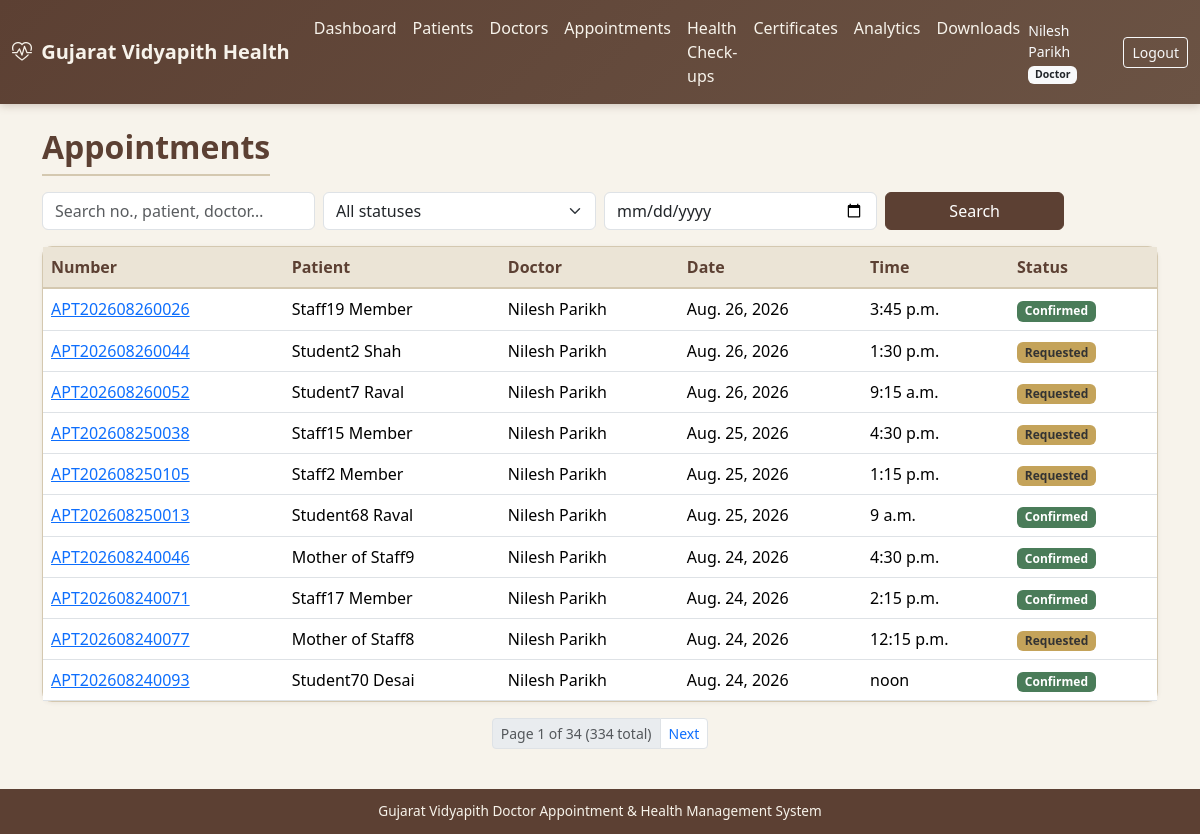
The page /appointments/ (signed in) on the database as committed earlier.
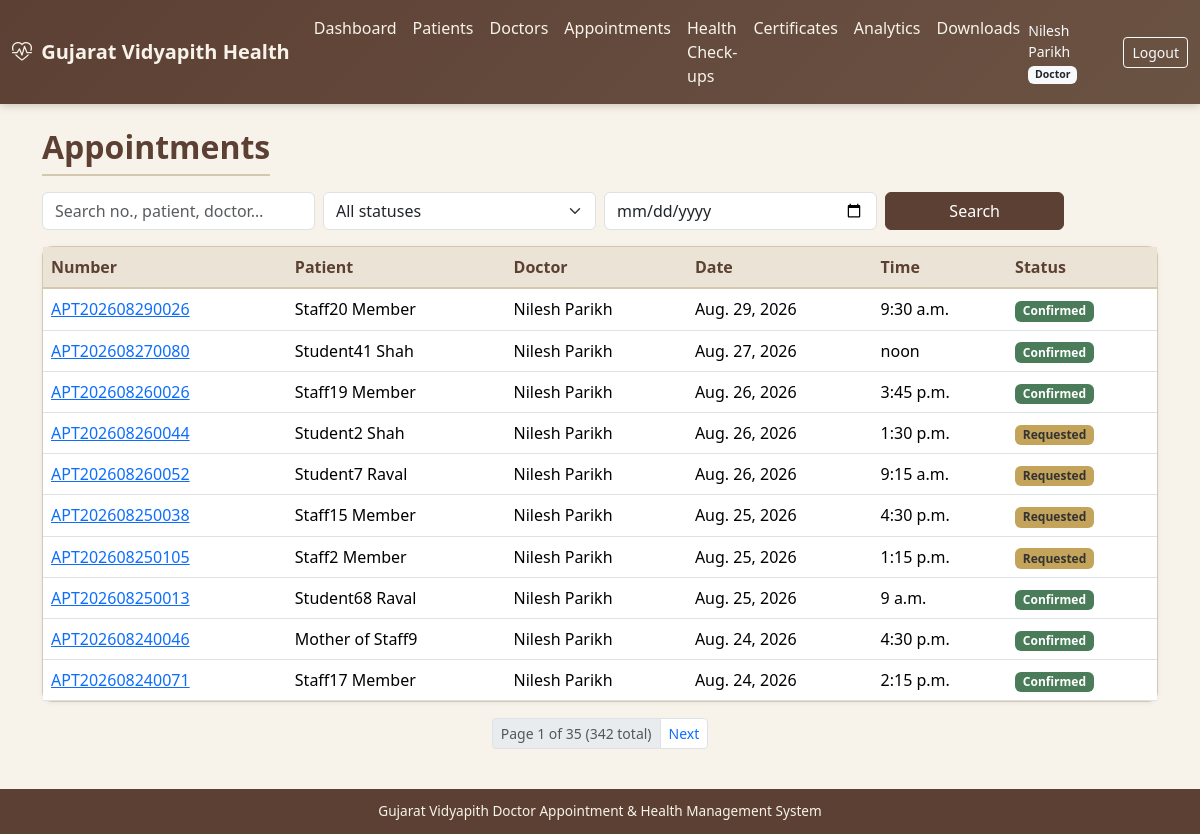
The same page on the database as committed later.
### appointments/models.py (models this page shows, shortened)
class Appointment(models.Model):
    STATUS_REQUESTED = 'requested'
    STATUS_CONFIRMED = 'confirmed'
    STATUS_IN_CONSULTATION = 'in_consultation'
    STATUS_COMPLETED = 'completed'
    STATUS_CANCELLED = 'cancelled'
    STATUS_RESCHEDULED = 'rescheduled'
    STATUS_NO_SHOW = 'no_show'
    STATUS_CHOICES = [
        (STATUS_REQUESTED, 'Requested'),
        (STATUS_CONFIRMED, 'Confirmed'),
        (STATUS_IN_CONSULTATION, 'In Consultation'),
        (STATUS_COMPLETED, 'Completed'),
        (STATUS_CANCELLED, 'Cancelled'),
        (STATUS_RESCHEDULED, 'Rescheduled'),
        (STATUS_NO_SHOW, 'No-show'),
    ]
    appointment_number = models.CharField(max_length=30, unique=True, db_index=True)
    patient = models.ForeignKey(Patient, on_delete=models.CASCADE, related_name='appointments')
    doctor = models.ForeignKey(Doctor, on_delete=models.CASCADE, related_name='appointments')
    appointment_date = models.DateField(db_index=True)
    appointment_time = models.TimeField()
    status = models.CharField(max_length=20, choices=STATUS_CHOICES, default=STATUS_REQUESTED, db_index=True)
    reason = models.CharField(max_length=300, blank=True)
    notes = models.TextField(blank=True)
    cancelled_reason = models.CharField(max_length=300, blank=True)
    created_by = models.ForeignKey(
        settings.AUTH_USER_MODEL, on_delete=models.SET_NULL, null=True, blank=True, related_name='appointments_created'
    )
    created_at = models.DateTimeField(auto_now_add=True)
    updated_at = models.DateTimeField(auto_now=True)
    class Meta:
        ordering = ['-appointment_date', '-appointment_time']
        indexes = [
            models.Index(fields=['doctor', 'appointment_date', 'appointment_time']),
            models.Index(fields=['patient', 'appointment_date']),
        ]
        constraints = [
            models.UniqueConstraint(
                fields=['doctor', 'appointment_date', 'appointment_time'],
                condition=models.Q(status__in=['requested', 'confirmed', 'in_consultation']),
                name='unique_active_doctor_slot',
            )
        ]

### patients/models.py (models this page shows, shortened)
class Patient(models.Model):
    CATEGORY_STUDENT = 'student'
    CATEGORY_STAFF = 'staff'
    CATEGORY_STAFF_FAMILY = 'staff_family'
    CATEGORY_CHOICES = [
        (CATEGORY_STUDENT, 'Student'),
        (CATEGORY_STAFF, 'University Staff'),
        (CATEGORY_STAFF_FAMILY, 'Staff Family Member'),
    ]
    patient_id = models.CharField(max_length=30, unique=True, db_index=True)
    user = models.OneToOneField(
        settings.AUTH_USER_MODEL,
        on_delete=models.SET_NULL,
        null=True,
        blank=True,
        related_name='patient_profile',
    )
    category = models.CharField(max_length=20, choices=CATEGORY_CHOICES, db_index=True)
    name = models.CharField(max_length=150, db_index=True)
    gender = models.CharField(
        max_length=10,
        choices=[('Male', 'Male'), ('Female', 'Female'), ('Other', 'Other')],
        blank=True,
    )
    date_of_birth = models.DateField(null=True, blank=True)
    email = models.EmailField(blank=True, db_index=True)
    mobile = models.CharField(max_length=15, blank=True, db_index=True)
    address = models.TextField(blank=True)
    blood_group = models.CharField(max_length=5, blank=True)
    emergency_contact = models.CharField(max_length=15, blank=True)
    status = models.CharField(
        max_length=20,
        choices=[('Active', 'Active'), ('Inactive', 'Inactive')],
        default='Active',
    )
    created_at = models.DateTimeField(auto_now_add=True)
    updated_at = models.DateTimeField(auto_now=True)
    created_by = models.ForeignKey(
        settings.AUTH_USER_MODEL,
        on_delete=models.SET_NULL,
        null=True,
        blank=True,
        related_name='patients_created',
    )
    class Meta:
        ordering = ['name']
        indexes = [
            models.Index(fields=['name', 'mobile']),
            models.Index(fields=['category', 'status']),
        ]

### doctors/models.py (models this page shows, shortened)
class Doctor(models.Model):
    doctor_id = models.CharField(max_length=30, unique=True)
    user = models.OneToOneField(
        settings.AUTH_USER_MODEL,
        on_delete=models.SET_NULL,
        null=True,
        blank=True,
        related_name='doctor_profile',
    )
    name = models.CharField(max_length=150)
    gender = models.CharField(
        max_length=10,
        choices=[('Male', 'Male'), ('Female', 'Female'), ('Other', 'Other')],
        blank=True,
    )
    qualification = models.CharField(max_length=200, blank=True)
    medical_system = models.ForeignKey(
        MedicalSystem, on_delete=models.SET_NULL, null=True, blank=True, related_name='doctors'
    )
    specialization = models.ForeignKey(
        Specialization, on_delete=models.SET_NULL, null=True, related_name='doctors'
    )
    department = models.ForeignKey(
        Department, on_delete=models.SET_NULL, null=True, blank=True, related_name='doctors'
    )
    registration_number = models.CharField(max_length=50, blank=True)
    email = models.EmailField(blank=True)
    mobile = models.CharField(max_length=15, blank=True)
    experience_years = models.PositiveSmallIntegerField(default=0)
    profile_photo = models.ImageField(upload_to='doctors/', blank=True, null=True)
    availability = models.CharField(
        max_length=20,
        choices=[('Available', 'Available'), ('Unavailable', 'Unavailable'), ('On Leave', 'On Leave')],
        default='Available',
    )
    status = models.CharField(
        max_length=20,
        choices=[('Active', 'Active'), ('Inactive', 'Inactive')],
        default='Active',
    )
    created_at = models.DateTimeField(auto_now_add=True)
    updated_at = models.DateTimeField(auto_now=True)
    class Meta:
        ordering = ['name']

### appointments/views.py (the view, shortened to what this page needs)
# urls.py: path('', views.index, name='index'),
@login_required
def index(request):
    status = request.GET.get('status', '')
    date_from = request.GET.get('from', '')
    q = request.GET.get('q', '').strip()
    qs = Appointment.objects.select_related(
        'patient', 'doctor', 'doctor__specialization'
    ).all()
    qs = patient_scoped_qs(request.user, qs)
    profile = get_doctor_profile(request.user)
    if profile is not None and not is_admin(request.user):
        qs = qs.filter(doctor=profile)
    if status:
        qs = qs.filter(status=status)
    if date_from:
        qs = qs.filter(appointment_date__gte=date_from)
    page = Paginator(qs.order_by('-appointment_date', '-appointment_time'), 10).get_page(request.GET.get('page'))
    from accounts.authorization import is_patient_role
    can_book = is_patient_role(request.user)
    return render(request, 'appointments/list.html', {
        'page_obj': page,
        'appointments': page,
        'status': status, 'statuses': Appointment.STATUS_CHOICES,
        'date_from': date_from, 'q': q, 'can_book': can_book,
    })

### accounts/authorization.py (called while the page is built)
def get_doctor_profile(user):
    if not user or not user.is_authenticated:
        return None
    try:
        return user.doctor_profile
    except ObjectDoesNotExist:
        return None
    except AttributeError:
        return None

def is_admin(user):
    if not user or not user.is_authenticated:
        return False
    if user.is_superuser:
        return True
    role = getattr(user, 'role', None)
    if role and role.code in (Role.ADMIN, Role.SUPER_ADMIN):
        return True
    return False

def is_doctor(user):
    if not user or not user.is_authenticated:
        return False
    if user.is_superuser or is_admin(user):
        return True
    role = getattr(user, 'role', None)
    if role and role.code == Role.DOCTOR:
        return True
    if get_doctor_profile(user) is not None:
        return True
    return False

def is_patient_role(user):
    if not user or not user.is_authenticated:
        return False
    role = getattr(user, 'role', None)
    if not role:
        return False
    return role.code in (Role.STUDENT, Role.STAFF, Role.STAFF_FAMILY)

### accounts/models.py (called while the page is built)
    @property
    def role_code(self):
        return self.role.code if self.role else None

### templates/appointments/list.html (shortened to what this page needs)
{% extends "base.html" %}
{% block content %}
<div class="container">
  <div class="d-flex justify-content-between mb-3 align-items-center flex-wrap gap-2">
    <h2 class="page-title mb-0">Appointments</h2>
  </div>
  <form class="row g-2 mb-3" method="get">
    <div class="col-md-3"><input type="text" name="q" value="{{ q }}" class="form-control" placeholder="Search no., patient, doctor…"></div>
    <div class="col-md-3">
      <select name="status" class="form-select">
        <option value="">All statuses</option>
      </select>
    </div>
    <div class="col-md-3"><input type="date" name="from" value="{{ date_from }}" class="form-control" title="From date"></div>
    <div class="col-md-2"><button class="btn btn-gv w-100">Search</button></div>
  </form>
  <div class="card card-gv">
    <div class="table-responsive">
      <table class="table table-gv table-hover mb-0">
        <thead>
          <tr>
            <th>Number</th>
            <th>Patient</th>
            <th>Doctor</th>
            <th>Date</th>
            <th>Time</th>
            <th>Status</th>
          </tr>
        </thead>
        <tbody>
        {% for a in appointments %}
        <tr>
          <td><a href="{% url 'appointments:detail' a.pk %}">{{ a.appointment_number }}</a></td>
          <td>{{ a.patient.name }}</td>
          <td>{{ a.doctor.name }}</td>
          <td>{{ a.appointment_date }}</td>
          <td>{{ a.appointment_time }}</td>
          <td><span class="badge badge-status-{{ a.status }}">{{ a.get_status_display }}</span></td>
        </tr>
        {% empty %}
        <tr><td colspan="6" class="text-center text-muted">No appointments found</td></tr>
        {% endfor %}
        </tbody>
      </table>
    </div>
  </div>
  {% include "includes/pagination.html" %}
</div>
{% endblock %}

Rows that differ between the two databases and show on the page:
no longer on this page (row unchanged): Appointment: appointment_number "APT202608240077", patient.name "Mother of Staff8", doctor.name "Nilesh Parikh", appointment_date "Aug. 24, 2026", appointment_time "12:15 p.m.", status "Requested"
no longer on this page (row unchanged): Appointment: appointment_number "APT202608240093", patient.name "Student70 Desai", doctor.name "Nilesh Parikh", appointment_date "Aug. 24, 2026", appointment_time "noon", status "Confirmed"
added Appointment: appointment_number "APT202608290026", patient.name "Staff20 Member", doctor.name "Nilesh Parikh", appointment_date "Aug. 29, 2026", appointment_time "9:30 a.m.", status "Confirmed"
added Appointment: appointment_number "APT202608270080", patient.name "Student41 Shah", doctor.name "Nilesh Parikh", appointment_date "Aug. 27, 2026", appointment_time "noon", status "Confirmed"
Other text that changed with them:
{{ page_obj.paginator.num_pages }}: "34" → "35"
{{ page_obj.paginator.count }}: "334" → "342"
